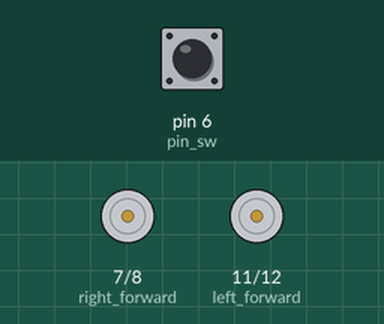
Simulated run of this sketch. Board: Arduino Uno, built with avr-gcc and run on an emulated ATmega328P. On the bench: motor-driver pin pairs drawn as motors (green arrow = first pin HIGH = forward, orange = second pin HIGH = backward, longer = more drive, scaled by the enable pin). Inputs (shaded band) come from the test bench; at power-on: pin 6 (pin_sw) HIGH.

Above: at 1.2 s.
1.3 s: pin 6 (pin_sw) pulled LOW for 0.15 s
At 3.7 s:
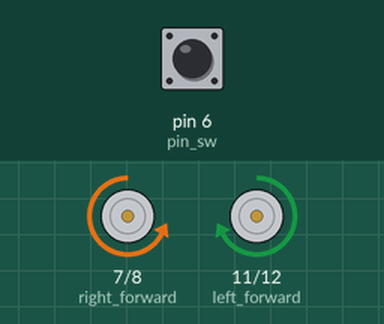
At 6.3 s:
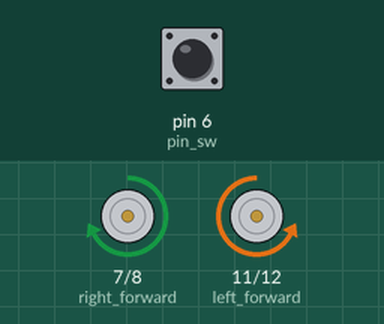
7.4 s: pin 6 (pin_sw) pulled LOW for 1 s
Timing chart, 0 to 16.4 s (numbered marks = the images above; inputs shaded):
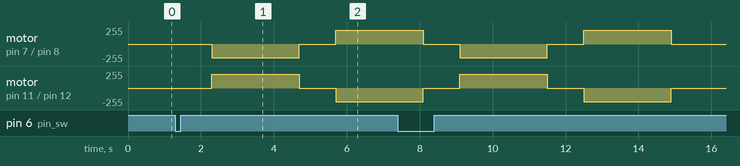

Measured:
- after the input at 1.3 s, motor on pin 7 (right_forward) / pin 8 (right_back): stopped → backward 204/255 after 1.0 s, → stopped 2.4 s later, → forward 204/255 1.0 s later; motor on pin 11 (left_forward) / pin 12 (left_back): stopped → forward 204/255 after 1.0 s, → stopped 2.4 s later, → backward 204/255 1.0 s later

The sketch:

ECEN2270_4A8.ino
```cpp
volatile int v_ref = 4;
volatile int pwm_out = 51*v_ref; // range 0-255

// Pins
const int pin_sw = 6;
const int right_forward = 7;
const int right_back = 8;
const int right_pwm = 9;
const int left_pwm = 10;
const int left_forward = 11;
const int left_back = 12;

void setup() {
  // Set up pins
  pinMode(pin_sw, INPUT_PULLUP);
  pinMode(right_forward, OUTPUT);
  pinMode(right_back, OUTPUT);
  pinMode(right_pwm, OUTPUT);
  pinMode(left_pwm,OUTPUT);
  pinMode(left_forward, OUTPUT);
  pinMode(left_back, OUTPUT);

  // stop forward/backward motion on both sides
  digitalWrite(right_forward, LOW);
  digitalWrite(right_back, LOW);
  digitalWrite(left_forward, LOW);
  digitalWrite(left_back, LOW);

  // start PWM
  analogWrite(right_pwm, pwm_out);
  analogWrite(left_pwm, pwm_out);
}

void loop() {
  digitalWrite(13, LOW);  // turn LED off
  do{} while (digitalRead(pin_sw) == HIGH); // wait for ON switch
  digitalWrite(13, HIGH); // turn LED on
  delay(1000);            // wait 1 second

  // rotate clockwise 360 degrees
  digitalWrite(right_back, HIGH);
  digitalWrite(left_forward, HIGH);
  delay(2400);

  // stop and wait 1 second
  digitalWrite(right_back, LOW);
  digitalWrite(left_forward, LOW);
  delay(1000);

  // rotate counterclockwise 360 degrees
  digitalWrite(right_forward, HIGH);
  digitalWrite(left_back, HIGH);
  delay(2400);

  // stop before next cycle
  digitalWrite(right_forward, LOW);
  digitalWrite(left_back, LOW);
}
```
